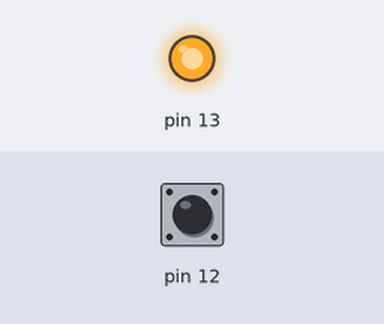
Bench run of a sketch on a simulated Arduino Uno, built with avr-gcc and run on an emulated ATmega328P. Shown: output pins drawn as LEDs (lit = HIGH). Inputs (shaded band) come from the test bench; at power-on: pin 12 HIGH. What the sketch prints to the serial monitor is not drawn.

Above: at 1.2 s.
1.3 s: pin 12 pulled LOW for 0.15 s
At 1.38 s:
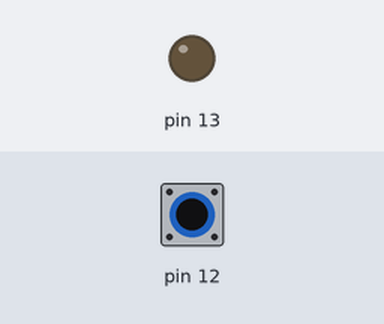
2.9 s: pin 12 pulled LOW for 3.2 s
At 7.4 s:
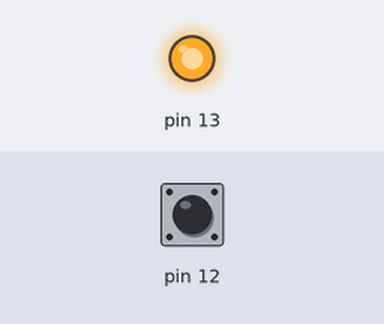
Timing chart, 0 to 8.9 s (numbered marks = the images above; inputs shaded):
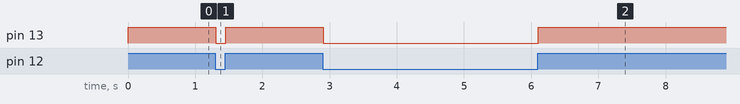

The sketch:

presslightoff.ino
```cpp
void setup() {
  // put your setup code here, to run once:

  pinMode(12,INPUT_PULLUP);
  Serial.begin(9600);
  pinMode(13,OUTPUT);

}

// this is the example of thing
// pinmode is used to access the pins
// serial is kind of debug console of this
// digitalRead is used to read
// digitalWrite is used to write
// complete
void loop() {
  // put your main code here, to run repeatedly:

   int value = digitalRead(12);

   Serial.println(value);

   digitalWrite(13,value);


}
```

Measured:
- after the input at 1.3 s, pin 13: HIGH → LOW at once, → HIGH 0.15 s later
- after the input at 2.9 s, pin 13: HIGH → LOW at once, → HIGH 3.2 s later
